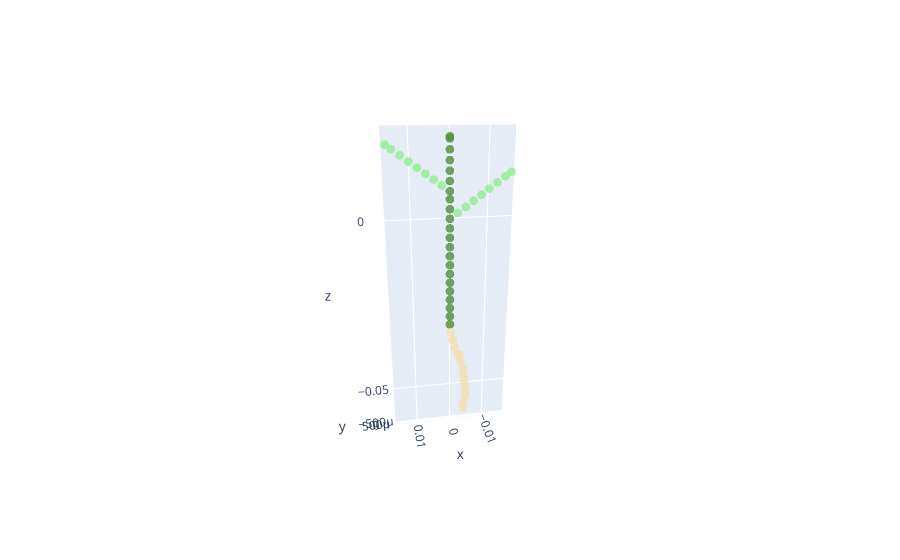

Notebook cell for this chart:
### Code cell
# in addition, the functiontype decides what branching internode distance will be
name = 'testXML'
change_parameter('testXML', 'testXML', 'stem', '1', 'ln', 'functiontype','1')
smallplant = CPlantBox(name, time, name) # make a plant object in python
fig = visual_plant(smallplant)    
fig.show()

### Figure 1 — Plotly figure (JSON) as saved in the notebook; plotly's stock layout.template omitted (floating-point values rounded to 4 significant figures)
{"data": [{"marker": {"color": [2, 4, 2, 2, 2, 2, 2, 2, 2, 2, 2, 2, 2, 2, 2, 4, 4, 4, 4, 4, 4, 4, 4, 4, 4, 4, 4, 8, 8, 8, 8, 8, 8, 8, 8, 4, 4, 4, 8, 8, 8, 8, 8, 8, 8, 8, 4, 4, 4, 4, 4, 4], "colorscale": [[0, "wheat"], [0.5, "darkgreen"], [1, "lightgreen"]], "opacity": 0.8, "size": 3}, "mode": "markers", "type": "scatter3d", "x": [0, 0, -0.0002331, -0.0008046, -0.001401, -0.002238, -0.002799, -0.003026, -0.003808, -0.004035, -0.004304, -0.004646, -0.004633, -0.004336, -0.004122, 0, 0, 0, 0, 0, 0, 0, 0, 0, 0, 0, 0, -0.002023, -0.004045, -0.006068, -0.00809, -0.01011, -0.01214, -0.01416, -0.01564, 0, 0, 0, 0.002023, 0.004045, 0.006068, 0.00809, 0.01011, 0.01214, 0.01416, 0.01555, 0, 0, 0, 0, 0, 0], "y": [0, 0, -3.392e-05, 4.733e-05, 0.000189, 0.0003699, 0.0002077, 0.0005767, 0.0007799, 0.0004627, 0.0001312, -0.0003258, -0.0003211, -0.0003739, -0.0006868, 0, 0, 0, 0, 0, 0, 0, 0, 0, 0, 0, 0, 5.944e-17, 1.189e-16, 1.783e-16, 2.378e-16, 2.972e-16, 3.566e-16, 4.161e-16, 4.598e-16, 0, 0, 0, -8.124e-17, -1.625e-16, -2.437e-16, -3.25e-16, -4.062e-16, -4.875e-16, -5.687e-16, -6.246e-16, 0, 0, 0, 0, 0, 0], "z": [-0.03, -0.03, -0.03249, -0.03492, -0.03735, -0.03969, -0.03974, -0.04206, -0.04442, -0.04689, -0.04936, -0.05179, -0.05429, -0.05677, -0.05922, -0.0275, -0.025, -0.0225, -0.02, -0.0175, -0.015, -0.0125, -0.01, -0.0075, -0.005, -0.0025, 0, 0.001469, 0.002939, 0.004408, 0.005878, 0.007347, 0.008817, 0.01029, 0.01137, 0.0025, 0.005, 0.007, 0.008469, 0.009939, 0.01141, 0.01288, 0.01435, 0.01582, 0.01729, 0.0183, 0.0095, 0.012, 0.0145, 0.017, 0.0195, 0.02]}], "layout": {"autosize": true, "scene": {"aspectmode": "data", "aspectratio": {"x": 2.031, "y": 0.09549, "z": 5.157}, "camera": {"center": {"x": 0, "y": 0, "z": 0}, "eye": {"x": 1.188, "y": 6.938, "z": 2.904}, "projection": {"type": "perspective"}, "up": {"x": 0, "y": 0, "z": 1}}}}}
